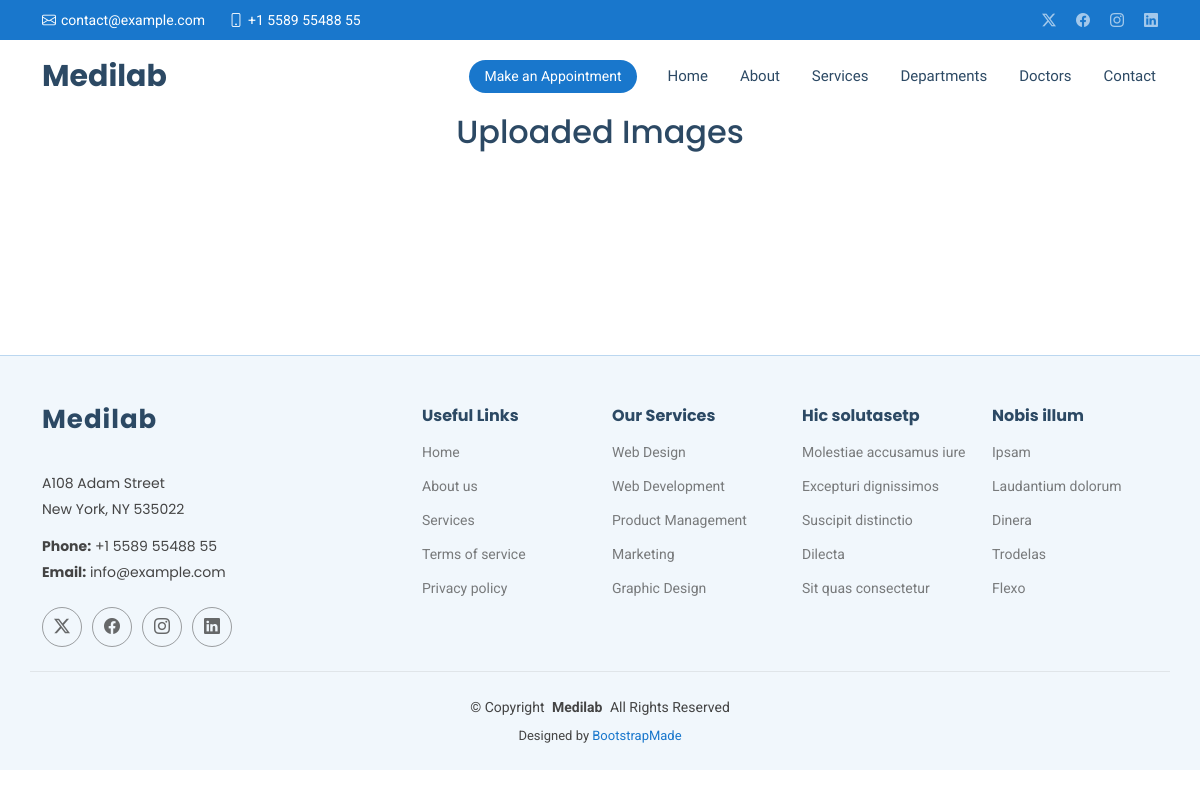
Page /showimage/ on the earlier database version.
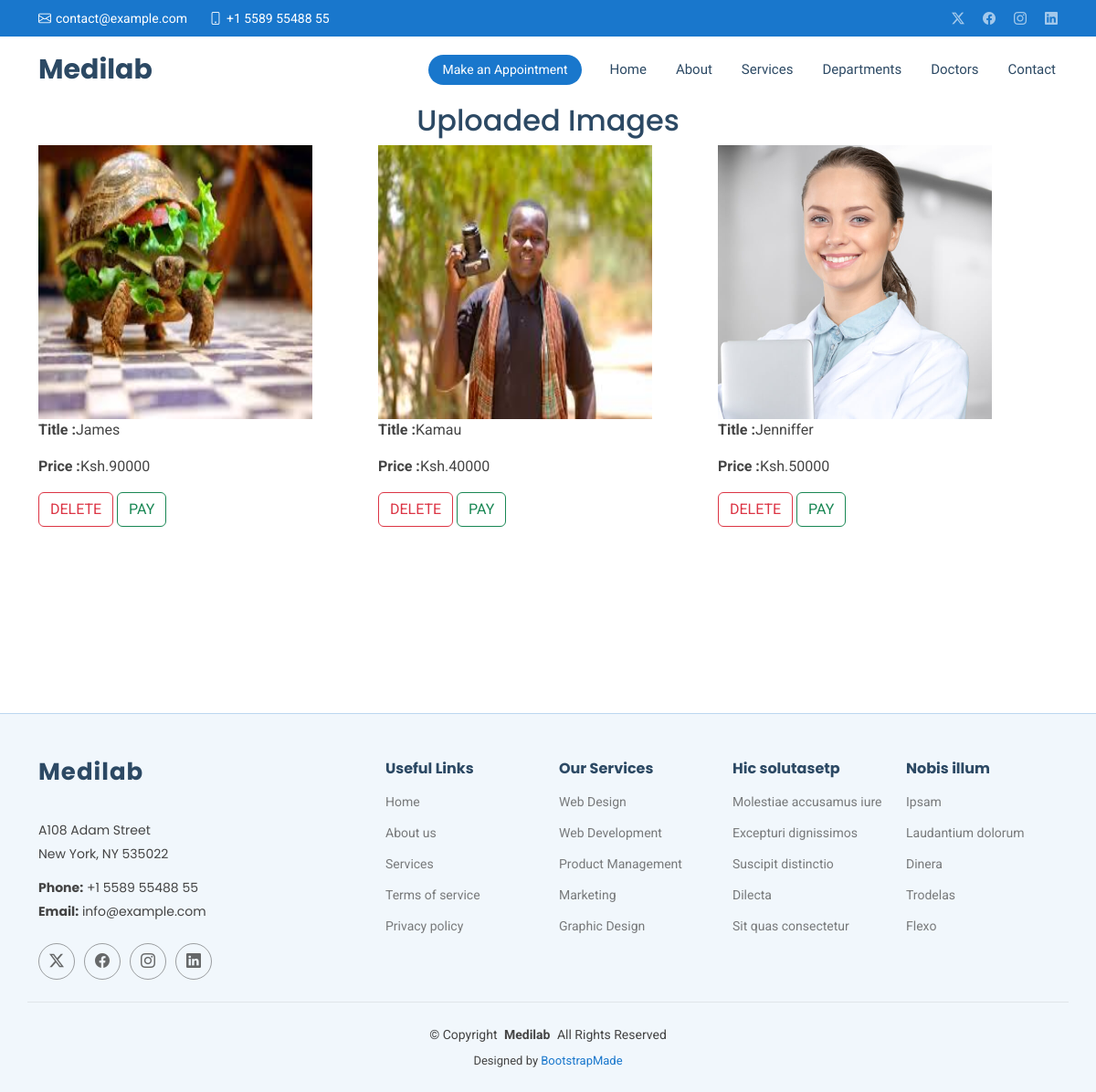
Same page on the later database version.
### Medistalapp/models.py (models this page shows, shortened)
class ImageModel(models.Model):
    image = models.ImageField(upload_to='images/')
    title = models.CharField(max_length=50)
    price = models.CharField(max_length=50)

### Medistalapp/views.py (the view)
# urls.py: path('showimage/', views.show_image, name='image'),
def show_image(request):
    images = ImageModel.objects.all()
    return render(request, 'showimages.html', {'images': images})

### templates/showimages.html
{% extends 'starter-page.html' %}
{% load static %}
{% block body %}
      <h2 class="text-center">Uploaded Images</h2>
       <div class="container">
          <div style="display: flex;
          justify-content:space-between;
          flex-wrap: wrap">
               {% for image in images %}
              <div class="col mb-2">
                  <img src="{{ image.image.url }}" alt="Uploaded Image" style="width: 300px;height:300px"> <br>
                  <p><strong>Title :</strong>{{ image.title }}</p>
                  <p><strong>Price :</strong>{{ image.price }}</p>
                  <a href="/imagedelete/{{ image.id }}" class="btn btn-outline-danger">DELETE</a>
                  <a href="" class="btn btn-outline-success">PAY</a><br>
              </div>
           {% endfor %}
          </div>
       </div>
{% endblock %}

### templates/starter-page.html (shortened to what this page needs)
<!DOCTYPE html>
<html lang="en">
<head>
 {% load static %}
  <link href="{% static 'assets/vendor/bootstrap/css/bootstrap.min.css' %}" rel="stylesheet">
  <link href="{% static 'assets/vendor/bootstrap-icons/bootstrap-icons.css' %}" rel="stylesheet">
  <link href="{% static 'assets/vendor/aos/aos.css' %}" rel="stylesheet">
  <link href="{% static 'assets/vendor/fontawesome-free/css/all.min.css' %}" rel="stylesheet">
  <link href="{% static 'assets/vendor/glightbox/css/glightbox.min.css' %}" rel="stylesheet">
  <link href="{% static 'assets/vendor/swiper/swiper-bundle.min.css' %}" rel="stylesheet">
  <link href="{% static 'assets/css/main.css' %}" rel="stylesheet">
</head>
<body class="starter-page-page">
  <header id="header" class="header sticky-top">
    <div class="topbar d-flex align-items-center">
      <div class="container d-flex justify-content-center justify-content-md-between">
        <div class="contact-info d-flex align-items-center">
          <i class="bi bi-envelope d-flex align-items-center"><a href="mailto:contact@example.com">contact@example.com</a></i>
          <i class="bi bi-phone d-flex align-items-center ms-4"><span>+1 5589 55488 55</span></i>
        </div>
        <div class="social-links d-none d-md-flex align-items-center">
          <a href="#" class="twitter"><i class="bi bi-twitter-x"></i></a>
          <a href="#" class="facebook"><i class="bi bi-facebook"></i></a>
          <a href="#" class="instagram"><i class="bi bi-instagram"></i></a>
          <a href="#" class="linkedin"><i class="bi bi-linkedin"></i></a>
        </div>
      </div>
    </div>
    <div class="branding d-flex align-items-center">
      <div class="container position-relative d-flex align-items-center justify-content-between">
        <a href="index.html" class="logo d-flex align-items-center me-auto">
          <h1 class="sitename">Medilab</h1>
        </a>
        <nav id="navmenu" class="navmenu">
          <ul>
            <li><a href="#hero">Home<br></a></li>
            <li><a href="{% url 'about' %}">About</a></li>
            <li><a href="{% url 'services' %}">Services</a></li>
            <li><a href="{% url 'departments' %}">Departments</a></li>
            <li><a href="{% url 'doctors' %}">Doctors</a></li>
            <li><a href="#contact">Contact</a></li>
          </ul>
        </nav>
        <a class="cta-btn d-none d-sm-block" href="#appointment">Make an Appointment</a>
      </div>
    </div>
  </header>
  <main class="main">
{% block body %}
{% endblock %}
    <section id="starter-section" class="starter-section section">
      <div class="container section-title" data-aos="fade-up">
      </div>
    </section>
  </main>
  <footer id="footer" class="footer light-background">
    <div class="container footer-top">
      <div class="row gy-4">
        <div class="col-lg-4 col-md-6 footer-about">
          <a href="index.html" class="logo d-flex align-items-center">
            <span class="sitename">Medilab</span>
          </a>
          <div class="footer-contact pt-3">
            <p>A108 Adam Street</p>
            <p>New York, NY 535022</p>
            <p class="mt-3"><strong>Phone:</strong> <span>+1 5589 55488 55</span></p>
            <p><strong>Email:</strong> <span>info@example.com</span></p>
          </div>
          <div class="social-links d-flex mt-4">
            <a href=""><i class="bi bi-twitter-x"></i></a>
            <a href=""><i class="bi bi-facebook"></i></a>
            <a href=""><i class="bi bi-instagram"></i></a>
            <a href=""><i class="bi bi-linkedin"></i></a>
          </div>
        </div>
        <div class="col-lg-2 col-md-3 footer-links">
          <h4>Useful Links</h4>
          <ul>
            <li><a href="#">Home</a></li>
            <li><a href="#">About us</a></li>
            <li><a href="#">Services</a></li>
            <li><a href="#">Terms of service</a></li>
            <li><a href="#">Privacy policy</a></li>
          </ul>
        </div>
        <div class="col-lg-2 col-md-3 footer-links">
          <h4>Our Services</h4>
          <ul>
            <li><a href="#">Web Design</a></li>
            <li><a href="#">Web Development</a></li>
            <li><a href="#">Product Management</a></li>
            <li><a href="#">Marketing</a></li>
            <li><a href="#">Graphic Design</a></li>
          </ul>
        </div>
        <div class="col-lg-2 col-md-3 footer-links">
          <h4>Hic solutasetp</h4>
          <ul>
            <li><a href="#">Molestiae accusamus iure</a></li>
            <li><a href="#">Excepturi dignissimos</a></li>
            <li><a href="#">Suscipit distinctio</a></li>
            <li><a href="#">Dilecta</a></li>
            <li><a href="#">Sit quas consectetur</a></li>
          </ul>
        </div>
        <div class="col-lg-2 col-md-3 footer-links">
          <h4>Nobis illum</h4>
          <ul>
            <li><a href="#">Ipsam</a></li>
            <li><a href="#">Laudantium dolorum</a></li>
            <li><a href="#">Dinera</a></li>
            <li><a href="#">Trodelas</a></li>
            <li><a href="#">Flexo</a></li>
          </ul>
        </div>
      </div>
    </div>
    <div class="container copyright text-center mt-4">
      <p>© <span>Copyright</span> <strong class="px-1 sitename">Medilab</strong> <span>All Rights Reserved</span></p>
      <div class="credits">
        Designed by <a href="https://bootstrapmade.com/">BootstrapMade</a>
      </div>
    </div>
  </footer>
</body>
</html>

Differences in the rows shown:
added ImageModel: image (picture), title "James", price "Ksh.90000"
added ImageModel: image (picture), title "Kamau", price "Ksh.40000"
added ImageModel: image (picture), title "Jenniffer", price "Ksh.50000"
